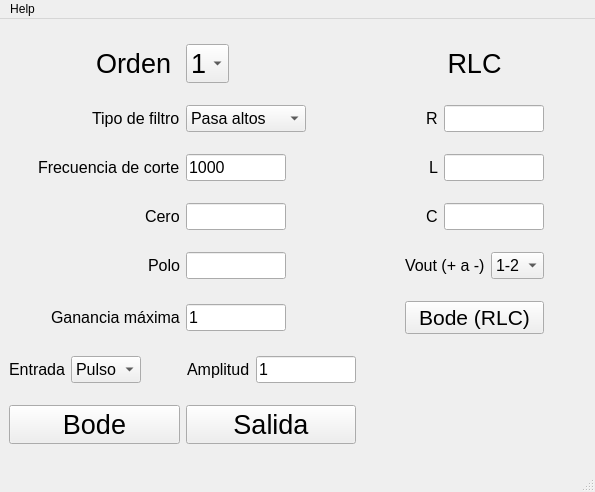
<?xml version="1.0" encoding="UTF-8"?>
<ui version="4.0">
 <class>MainWindow</class>
 <widget class="QMainWindow" name="MainWindow">
  <property name="geometry">
   <rect>
    <x>0</x>
    <y>0</y>
    <width>595</width>
    <height>492</height>
   </rect>
  </property>
  <property name="windowTitle">
   <string>MainWindow</string>
  </property>
  <widget class="QWidget" name="centralwidget">
   <layout class="QGridLayout" name="gridLayout">
    <item row="1" column="1">
     <spacer name="horizontalSpacer_2">
      <property name="orientation">
       <enum>Qt::Horizontal</enum>
      </property>
      <property name="sizeHint" stdset="0">
       <size>
        <width>40</width>
        <height>20</height>
       </size>
      </property>
     </spacer>
    </item>
    <item row="0" column="2">
     <widget class="QLabel" name="RLC">
      <property name="font">
       <font>
        <pointsize>20</pointsize>
       </font>
      </property>
      <property name="text">
       <string>RLC</string>
      </property>
      <property name="alignment">
       <set>Qt::AlignCenter</set>
      </property>
     </widget>
    </item>
    <item row="1" column="0">
     <layout class="QHBoxLayout" name="horizontalLayout_2">
      <item alignment="Qt::AlignRight">
       <widget class="QLabel" name="label_filtro">
        <property name="font">
         <font>
          <pointsize>12</pointsize>
         </font>
        </property>
        <property name="text">
         <string>Tipo de filtro</string>
        </property>
       </widget>
      </item>
      <item alignment="Qt::AlignLeft">
       <widget class="QComboBox" name="comboFiltro">
        <property name="maximumSize">
         <size>
          <width>120</width>
          <height>16777215</height>
         </size>
        </property>
        <property name="font">
         <font>
          <pointsize>12</pointsize>
         </font>
        </property>
        <item>
         <property name="text">
          <string>Pasa altos</string>
         </property>
        </item>
        <item>
         <property name="text">
          <string>Pasa bajos</string>
         </property>
        </item>
        <item>
         <property name="text">
          <string>Pasa todo</string>
         </property>
        </item>
        <item>
         <property name="text">
          <string>Personalizado</string>
         </property>
        </item>
       </widget>
      </item>
     </layout>
    </item>
    <item row="1" column="2">
     <layout class="QHBoxLayout" name="horizontalLayout_12">
      <item alignment="Qt::AlignRight">
       <widget class="QLabel" name="label_R">
        <property name="font">
         <font>
          <pointsize>12</pointsize>
         </font>
        </property>
        <property name="text">
         <string>R</string>
        </property>
       </widget>
      </item>
      <item alignment="Qt::AlignLeft">
       <widget class="QLineEdit" name="valor_R">
        <property name="maximumSize">
         <size>
          <width>100</width>
          <height>16777215</height>
         </size>
        </property>
        <property name="font">
         <font>
          <pointsize>12</pointsize>
         </font>
        </property>
       </widget>
      </item>
     </layout>
    </item>
    <item row="0" column="0">
     <layout class="QHBoxLayout" name="horizontalLayout">
      <item>
       <spacer name="horizontalSpacer_4">
        <property name="orientation">
         <enum>Qt::Horizontal</enum>
        </property>
        <property name="sizeType">
         <enum>QSizePolicy::Fixed</enum>
        </property>
        <property name="sizeHint" stdset="0">
         <size>
          <width>80</width>
          <height>20</height>
         </size>
        </property>
       </spacer>
      </item>
      <item alignment="Qt::AlignHCenter">
       <widget class="QLabel" name="label_orden">
        <property name="font">
         <font>
          <pointsize>20</pointsize>
         </font>
        </property>
        <property name="text">
         <string>Orden</string>
        </property>
       </widget>
      </item>
      <item alignment="Qt::AlignLeft">
       <widget class="QComboBox" name="comboOrden">
        <property name="maximumSize">
         <size>
          <width>100</width>
          <height>16777215</height>
         </size>
        </property>
        <property name="font">
         <font>
          <pointsize>20</pointsize>
         </font>
        </property>
        <item>
         <property name="text">
          <string>1</string>
         </property>
        </item>
        <item>
         <property name="text">
          <string>2</string>
         </property>
        </item>
       </widget>
      </item>
      <item>
       <spacer name="horizontalSpacer_3">
        <property name="orientation">
         <enum>Qt::Horizontal</enum>
        </property>
        <property name="sizeType">
         <enum>QSizePolicy::Fixed</enum>
        </property>
        <property name="sizeHint" stdset="0">
         <size>
          <width>80</width>
          <height>20</height>
         </size>
        </property>
       </spacer>
      </item>
     </layout>
    </item>
    <item row="3" column="2">
     <layout class="QHBoxLayout" name="horizontalLayout_14">
      <item alignment="Qt::AlignRight">
       <widget class="QLabel" name="label_C">
        <property name="font">
         <font>
          <pointsize>12</pointsize>
         </font>
        </property>
        <property name="text">
         <string>C</string>
        </property>
       </widget>
      </item>
      <item alignment="Qt::AlignLeft">
       <widget class="QLineEdit" name="valor_C">
        <property name="maximumSize">
         <size>
          <width>100</width>
          <height>16777215</height>
         </size>
        </property>
        <property name="font">
         <font>
          <pointsize>12</pointsize>
         </font>
        </property>
       </widget>
      </item>
     </layout>
    </item>
    <item row="4" column="0">
     <layout class="QHBoxLayout" name="horizontalLayout_5">
      <item alignment="Qt::AlignRight">
       <widget class="QLabel" name="label_polos">
        <property name="font">
         <font>
          <pointsize>12</pointsize>
         </font>
        </property>
        <property name="text">
         <string>Polo</string>
        </property>
       </widget>
      </item>
      <item alignment="Qt::AlignLeft">
       <widget class="QLineEdit" name="polos">
        <property name="maximumSize">
         <size>
          <width>100</width>
          <height>16777215</height>
         </size>
        </property>
        <property name="font">
         <font>
          <pointsize>12</pointsize>
         </font>
        </property>
       </widget>
      </item>
     </layout>
    </item>
    <item row="2" column="2">
     <layout class="QHBoxLayout" name="horizontalLayout_13">
      <item alignment="Qt::AlignRight">
       <widget class="QLabel" name="label_L">
        <property name="font">
         <font>
          <pointsize>12</pointsize>
         </font>
        </property>
        <property name="text">
         <string>L</string>
        </property>
       </widget>
      </item>
      <item alignment="Qt::AlignLeft">
       <widget class="QLineEdit" name="valor_L">
        <property name="maximumSize">
         <size>
          <width>100</width>
          <height>16777215</height>
         </size>
        </property>
        <property name="font">
         <font>
          <pointsize>12</pointsize>
         </font>
        </property>
       </widget>
      </item>
     </layout>
    </item>
    <item row="4" column="2">
     <layout class="QHBoxLayout" name="horizontalLayout_6">
      <item alignment="Qt::AlignRight">
       <widget class="QLabel" name="label_filtro_2">
        <property name="font">
         <font>
          <pointsize>12</pointsize>
         </font>
        </property>
        <property name="text">
         <string>Vout (+ a -)</string>
        </property>
       </widget>
      </item>
      <item alignment="Qt::AlignLeft">
       <widget class="QComboBox" name="comboVo">
        <property name="font">
         <font>
          <pointsize>12</pointsize>
         </font>
        </property>
        <item>
         <property name="text">
          <string>1-2</string>
         </property>
        </item>
        <item>
         <property name="text">
          <string>2-1</string>
         </property>
        </item>
        <item>
         <property name="text">
          <string>2-3</string>
         </property>
        </item>
        <item>
         <property name="text">
          <string>3-2</string>
         </property>
        </item>
        <item>
         <property name="text">
          <string>3-4</string>
         </property>
        </item>
        <item>
         <property name="text">
          <string>4-3</string>
         </property>
        </item>
       </widget>
      </item>
     </layout>
    </item>
    <item row="5" column="0">
     <layout class="QHBoxLayout" name="horizontalLayout_7">
      <item alignment="Qt::AlignRight">
       <widget class="QLabel" name="label_gain">
        <property name="font">
         <font>
          <pointsize>12</pointsize>
         </font>
        </property>
        <property name="text">
         <string>Ganancia máxima</string>
        </property>
       </widget>
      </item>
      <item alignment="Qt::AlignLeft">
       <widget class="QLineEdit" name="gain">
        <property name="maximumSize">
         <size>
          <width>100</width>
          <height>16777215</height>
         </size>
        </property>
        <property name="font">
         <font>
          <pointsize>12</pointsize>
         </font>
        </property>
        <property name="text">
         <string>1</string>
        </property>
       </widget>
      </item>
     </layout>
    </item>
    <item row="3" column="0">
     <layout class="QHBoxLayout" name="horizontalLayout_4">
      <item alignment="Qt::AlignRight">
       <widget class="QLabel" name="label_ceros">
        <property name="font">
         <font>
          <pointsize>12</pointsize>
         </font>
        </property>
        <property name="text">
         <string>Cero</string>
        </property>
       </widget>
      </item>
      <item alignment="Qt::AlignLeft">
       <widget class="QLineEdit" name="ceros">
        <property name="maximumSize">
         <size>
          <width>100</width>
          <height>16777215</height>
         </size>
        </property>
        <property name="font">
         <font>
          <pointsize>12</pointsize>
         </font>
        </property>
       </widget>
      </item>
     </layout>
    </item>
    <item row="6" column="0">
     <layout class="QHBoxLayout" name="horizontalLayout_10">
      <item>
       <widget class="QLabel" name="label_in">
        <property name="font">
         <font>
          <pointsize>12</pointsize>
         </font>
        </property>
        <property name="text">
         <string>Entrada</string>
        </property>
       </widget>
      </item>
      <item>
       <widget class="QComboBox" name="comboIn">
        <property name="font">
         <font>
          <pointsize>12</pointsize>
         </font>
        </property>
        <item>
         <property name="text">
          <string>Pulso</string>
         </property>
        </item>
        <item>
         <property name="text">
          <string>Seno</string>
         </property>
        </item>
       </widget>
      </item>
      <item>
       <spacer name="horizontalSpacer">
        <property name="orientation">
         <enum>Qt::Horizontal</enum>
        </property>
        <property name="sizeHint" stdset="0">
         <size>
          <width>40</width>
          <height>20</height>
         </size>
        </property>
       </spacer>
      </item>
      <item>
       <widget class="QLabel" name="label_ampfrec">
        <property name="font">
         <font>
          <pointsize>12</pointsize>
         </font>
        </property>
        <property name="text">
         <string>Amplitud</string>
        </property>
       </widget>
      </item>
      <item alignment="Qt::AlignLeft">
       <widget class="QLineEdit" name="amp_frec">
        <property name="maximumSize">
         <size>
          <width>100</width>
          <height>16777215</height>
         </size>
        </property>
        <property name="font">
         <font>
          <pointsize>12</pointsize>
         </font>
        </property>
        <property name="text">
         <string>1</string>
        </property>
       </widget>
      </item>
     </layout>
    </item>
    <item row="5" column="2">
     <widget class="QPushButton" name="button_bodeRLC">
      <property name="minimumSize">
       <size>
        <width>0</width>
        <height>0</height>
       </size>
      </property>
      <property name="font">
       <font>
        <pointsize>16</pointsize>
       </font>
      </property>
      <property name="text">
       <string>Bode (RLC)</string>
      </property>
     </widget>
    </item>
    <item row="2" column="0">
     <layout class="QHBoxLayout" name="horizontalLayout_3">
      <item alignment="Qt::AlignRight">
       <widget class="QLabel" name="label_frec">
        <property name="font">
         <font>
          <pointsize>12</pointsize>
         </font>
        </property>
        <property name="text">
         <string>Frecuencia de corte</string>
        </property>
       </widget>
      </item>
      <item alignment="Qt::AlignLeft">
       <widget class="QLineEdit" name="frec_corte">
        <property name="maximumSize">
         <size>
          <width>100</width>
          <height>16777215</height>
         </size>
        </property>
        <property name="font">
         <font>
          <pointsize>12</pointsize>
         </font>
        </property>
        <property name="text">
         <string>1000</string>
        </property>
       </widget>
      </item>
     </layout>
    </item>
    <item row="7" column="0">
     <layout class="QHBoxLayout" name="horizontalLayout_11">
      <item>
       <widget class="QPushButton" name="button_bode">
        <property name="font">
         <font>
          <pointsize>20</pointsize>
         </font>
        </property>
        <property name="text">
         <string>Bode</string>
        </property>
       </widget>
      </item>
      <item>
       <widget class="QPushButton" name="button_out">
        <property name="font">
         <font>
          <pointsize>20</pointsize>
         </font>
        </property>
        <property name="text">
         <string>Salida</string>
        </property>
       </widget>
      </item>
     </layout>
    </item>
    <item row="2" column="3">
     <spacer name="horizontalSpacer_5">
      <property name="orientation">
       <enum>Qt::Horizontal</enum>
      </property>
      <property name="sizeHint" stdset="0">
       <size>
        <width>40</width>
        <height>20</height>
       </size>
      </property>
     </spacer>
    </item>
   </layout>
  </widget>
  <widget class="QMenuBar" name="menubar">
   <property name="geometry">
    <rect>
     <x>0</x>
     <y>0</y>
     <width>595</width>
     <height>21</height>
    </rect>
   </property>
   <widget class="QMenu" name="menuHelp">
    <property name="title">
     <string>Help</string>
    </property>
   </widget>
   <addaction name="menuHelp"/>
  </widget>
  <widget class="QStatusBar" name="statusbar"/>
 </widget>
 <resources/>
 <connections/>
</ui>
